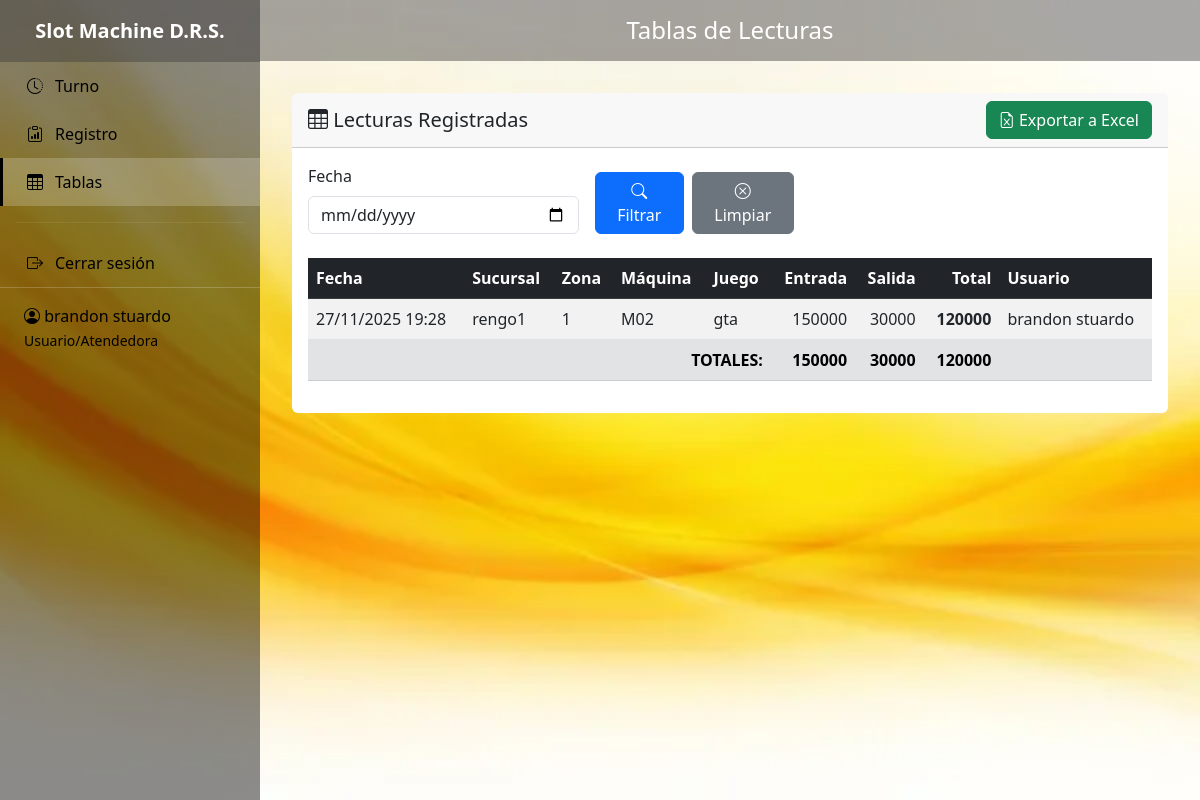
Page /tablas/ (signed in) on the earlier database version.
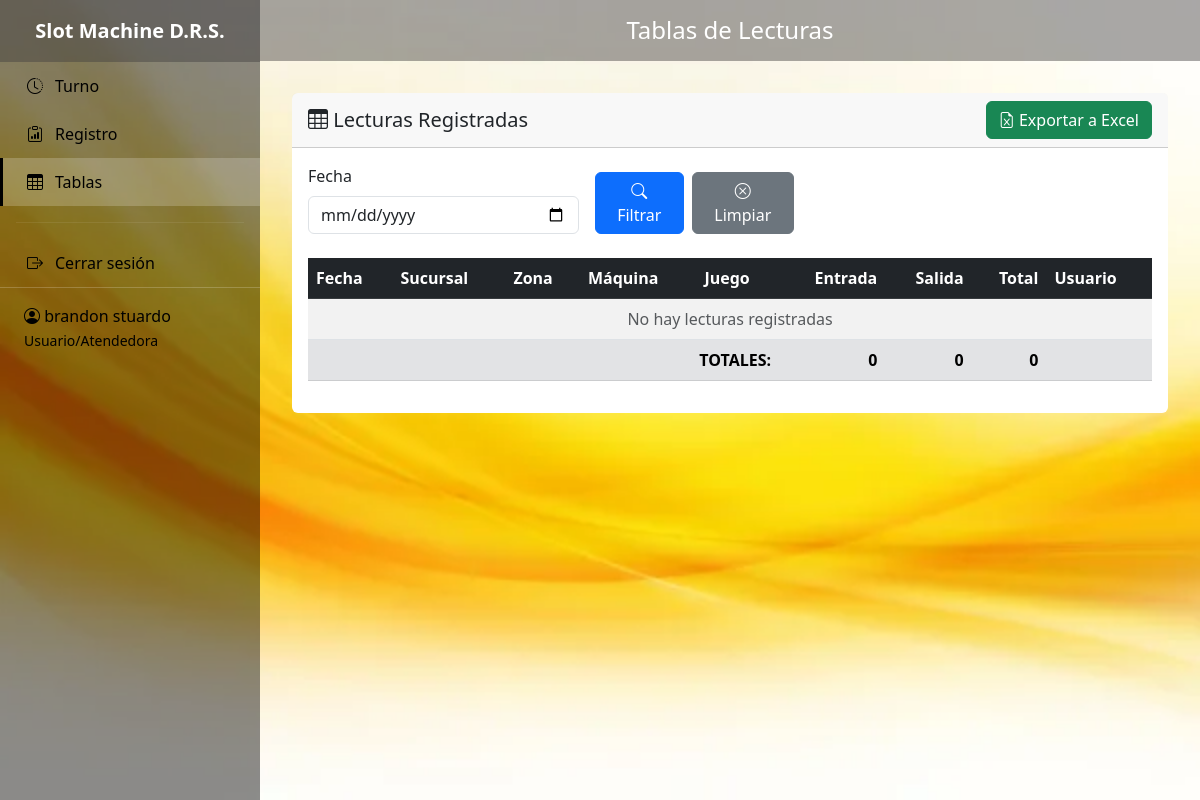
Same page on the later database version.
### control/models.py (models this page shows, shortened)
class LecturaMaquina(models.Model):
    turno = models.ForeignKey(
        Turno,
        on_delete=models.CASCADE,
        related_name='lecturas',
        verbose_name='Turno'
    )
    maquina = models.ForeignKey(
        Maquina,
        on_delete=models.CASCADE,
        related_name='lecturas',
        verbose_name='Máquina'
    )
    sucursal = models.ForeignKey(
        Sucursal,
        on_delete=models.CASCADE,
        related_name='lecturas',
        verbose_name='Sucursal'
    )
    zona = models.ForeignKey(
        Zona,
        on_delete=models.CASCADE,
        related_name='lecturas',
        verbose_name='Zona'
    )
    numero_maquina = models.IntegerField(verbose_name='Número de Máquina')
    nombre_juego = models.CharField(max_length=120, verbose_name='Nombre del Juego')
    entrada = models.IntegerField(verbose_name='Entrada')
    salida = models.IntegerField(verbose_name='Salida')
    total = models.IntegerField(verbose_name='Total')
    nota = models.CharField(max_length=255, blank=True, verbose_name='Nota')
    usuario = models.ForeignKey(
        Usuario,
        on_delete=models.CASCADE,
        related_name='lecturas',
        verbose_name='Usuario'
    )
    fecha_registro = models.DateTimeField(auto_now_add=True, verbose_name='Fecha de Registro')
    class Meta:
        verbose_name = 'Lectura de Máquina'
        verbose_name_plural = 'Lecturas de Máquinas'
        ordering = ['-fecha_registro']

class Sucursal(models.Model):
    nombre = models.CharField(max_length=150, verbose_name='Nombre')
    direccion = models.CharField(max_length=255, blank=True, verbose_name='Dirección')
    telefono = models.CharField(max_length=50, blank=True, verbose_name='Teléfono')
    created_at = models.DateTimeField(auto_now_add=True, verbose_name='Fecha de Creación')
    class Meta:
        verbose_name = 'Sucursal'
        verbose_name_plural = 'Sucursales'
        ordering = ['nombre']

class Zona(models.Model):
    sucursal = models.ForeignKey(
        Sucursal,
        on_delete=models.CASCADE,
        related_name='zonas',
        verbose_name='Sucursal'
    )
    nombre = models.CharField(max_length=80, verbose_name='Nombre')
    orden = models.SmallIntegerField(default=0, verbose_name='Orden')
    created_at = models.DateTimeField(auto_now_add=True, verbose_name='Fecha de Creación')
    class Meta:
        verbose_name = 'Zona'
        verbose_name_plural = 'Zonas'
        ordering = ['sucursal', 'orden', 'nombre']
    class Meta:
        verbose_name = 'Zona'
        verbose_name_plural = 'Zonas'
        ordering = ['sucursal', 'orden', 'nombre']
        constraints = [
            models.UniqueConstraint(
                fields=['sucursal', 'nombre'],
                name='unique_zona_nombre_por_sucursal'
            )
        ]

class Usuario(AbstractUser):
    ROLE_CHOICES = [
        ('admin', 'Administrador'),
        ('usuario', 'Usuario/Atendedora'),
    ]
    role = models.CharField(
        max_length=20,
        choices=ROLE_CHOICES,
        default='usuario',
        verbose_name='Rol'
    )
    nombre = models.CharField(max_length=150, verbose_name='Nombre Completo')
    class Meta:
        verbose_name = 'Usuario'
        verbose_name_plural = 'Usuarios'

### control/views.py (the view, shortened to what this page needs)
# urls.py: path('tablas/', views.tablas_view, name='tablas'),
@login_required
def tablas_view(request):
    lecturas = LecturaMaquina.objects.all()
    if request.user.role == 'usuario':
        turno_abierto = Turno.objects.filter(
            usuario=request.user,
            estado='Abierto'
        ).first()
        if turno_abierto:
            lecturas = lecturas.filter(turno=turno_abierto)
        else:
            hoy = timezone.now().date()
            lecturas = lecturas.filter(
                usuario=request.user,
                fecha_registro__date=hoy
            )
    fecha = request.GET.get('fecha')
    if fecha and request.user.role == 'usuario':
        lecturas = lecturas.filter(fecha_registro__date=fecha)
    lecturas = lecturas.order_by('-fecha_registro')[:200]  # Limitar a 200 registros
    total_entrada = lecturas.aggregate(Sum('entrada'))['entrada__sum'] or 0
    total_salida = lecturas.aggregate(Sum('salida'))['salida__sum'] or 0
    total_total = lecturas.aggregate(Sum('total'))['total__sum'] or 0
    context = {
        'lecturas': lecturas,
        'total_entrada': total_entrada,
        'total_salida': total_salida,
        'total_total': total_total,
        'sucursales': Sucursal.objects.all(),
        'zonas': Zona.objects.all(),
        'maquinas': Maquina.objects.all(),
        'usuarios': Usuario.objects.filter(role='usuario'),
    }
    return render(request, 'tablas.html', context)

### templates/tablas.html (shortened to what the changed rows need)
{% extends 'base.html' %}
{% block content %}
<div class="card">
    <div class="card-body">
        <div class="table-responsive">
            <table class="table table-striped table-hover">
                <thead class="table-dark">
                    <tr>
                        <th>Fecha</th>
                        <th>Sucursal</th>
                        <th>Zona</th>
                        <th>Máquina</th>
                        <th>Juego</th>
                        <th class="text-end">Entrada</th>
                        <th class="text-end">Salida</th>
                        <th class="text-end">Total</th>
                        <th>Usuario</th>
                    </tr>
                </thead>
                <tbody>
                    {% for lectura in lecturas %}
                        <tr>
                            <td>{{ lectura.fecha_registro|date:"d/m/Y H:i" }}</td>
                            <td>{{ lectura.sucursal.nombre }}</td>
                            <td>{{ lectura.zona.nombre }}</td>
                            <td>M{{ lectura.numero_maquina|stringformat:"02d" }}</td>
                            <td>{{ lectura.nombre_juego }}</td>
                            <td class="text-end">{{ lectura.entrada|floatformat:0 }}</td>
                            <td class="text-end">{{ lectura.salida|floatformat:0 }}</td>
                            <td class="text-end"><strong>{{ lectura.total|floatformat:0 }}</strong></td>
                            <td>{{ lectura.usuario.nombre }}</td>
                        </tr>
                    {% empty %}
                        <tr>
                            <td colspan="9" class="text-center text-muted">No hay lecturas registradas</td>
                        </tr>
                    {% endfor %}
                </tbody>
                <tfoot class="table-secondary">
                    <tr>
                        <th colspan="5" class="text-end">TOTALES:</th>
                        <th class="text-end">{{ total_entrada|floatformat:0 }}</th>
                        <th class="text-end">{{ total_salida|floatformat:0 }}</th>
                        <th class="text-end"><strong>{{ total_total|floatformat:0 }}</strong></th>
                        <th></th>
                    </tr>
                </tfoot>
            </table>
        </div>
    </div>
</div>
{% endblock %}

Differences in the rows shown:
removed LecturaMaquina: fecha_registro "27/11/2025 19:28", sucursal.nombre "rengo1", zona.nombre "1", numero_maquina "02", nombre_juego "gta", entrada "150000", salida "30000", total "120000", usuario.nombre "brandon stuardo"
Other differences:
{{ total_entrada|floatformat:0 }}: "150000" → "0"
{{ total_salida|floatformat:0 }}: "30000" → "0"
{{ total_total|floatformat:0 }}: "120000" → "0"
text now shown: "No hay lecturas registradas"
